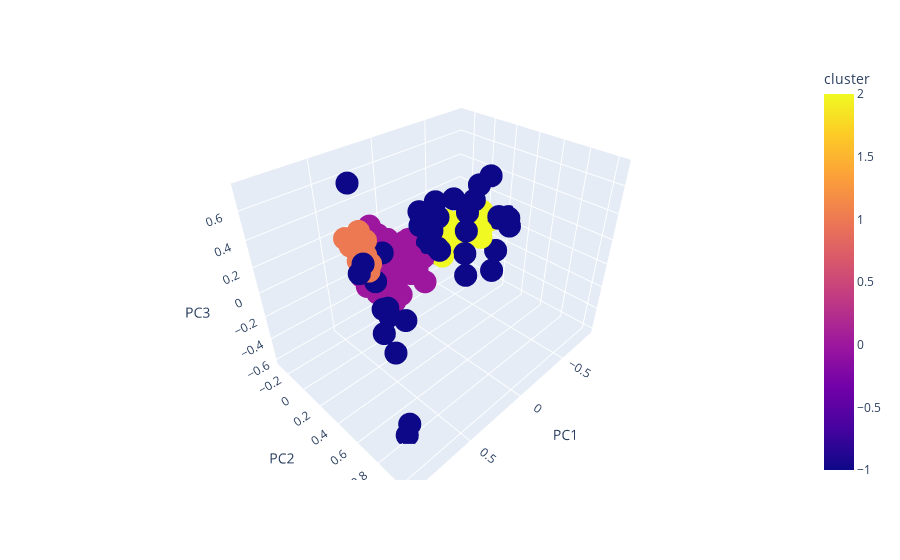

The notebook cell this image was saved under:
### Code cell
dbscan = DBSCAN(eps=0.14, min_samples=8)
dbscan.fit_predict(df_pca)
df_pca['cluster'] = dbscan.labels_

clustered_df, pivot = pivot_table(df_pca, raw_df)

s = cal_silhouette(clustered_df.drop("country", axis=1))
print(s)
scatter_plot_data(df_pca, ['PC1','PC2', 'PC3'], countries, three=True)
#create_map_plot(clustered_df)

### Figure 1 — Plotly figure (JSON) as saved in the notebook; plotly's stock layout.template omitted (floating-point values rounded to 4 significant figures; data arrays with more than 128 entries replaced by an {"elided": "..."} marker saying what was removed)
{"data": [{"hovertemplate": "<b>%{hovertext}</b><br><br>PC1=%{x}<br>PC2=%{y}<br>PC3=%{z}<br>cluster=%{marker.color}<extra></extra>", "hovertext": {"elided": "167 str values"}, "legendgroup": "", "marker": {"color": {"elided": "167 int values"}, "coloraxis": "coloraxis", "symbol": "circle"}, "mode": "markers", "name": "", "scene": "scene", "showlegend": false, "type": "scatter3d", "x": {"elided": "167 float values"}, "y": {"elided": "167 float values"}, "z": {"elided": "167 float values"}}], "layout": {"coloraxis": {"colorbar": {"title": {"text": "cluster"}}, "colorscale": [[0, "#0d0887"], [0.1111, "#46039f"], [0.2222, "#7201a8"], [0.3333, "#9c179e"], [0.4444, "#bd3786"], [0.5556, "#d8576b"], [0.6667, "#ed7953"], [0.7778, "#fb9f3a"], [0.8889, "#fdca26"], [1, "#f0f921"]]}, "legend": {"tracegroupgap": 0}, "margin": {"t": 60}, "scene": {"domain": {"x": [0, 1], "y": [0, 1]}, "xaxis": {"title": {"text": "PC1"}}, "yaxis": {"title": {"text": "PC2"}}, "zaxis": {"title": {"text": "PC3"}}}}}
